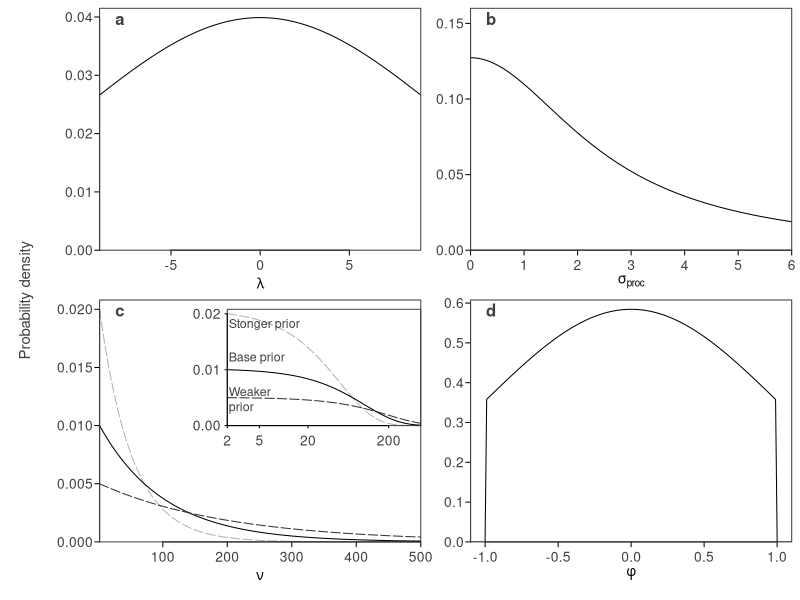

Source code (R):
# Try estimating nu with a weakly informative prior in Stan
# See how the ability to detect heavy tails deteriorates with sample size,
# observation error and the degree of heavy-tailedness.

# truncated distribution function from:
# http://www.jstatsoft.org/v16/c02/paper
dtrunc <- function(x, spec, a = -Inf, b = Inf, ...) {
  tt <- rep(0, length(x))
  g <- get(paste("d", spec, sep = ""), mode = "function")
  G <- get(paste("p", spec, sep = ""), mode = "function")
  tt[x>=a & x<=b] <- g(x[x>=a&x<=b], ...)/(G(b, ...) - G(a, ...))
  tt
}

# Check priors:
plot_prior <- function(x, y, xlab, xlim = NULL, add = FALSE, lty = 1,
  col = "black", log = "", ylim = NULL, ylab = "", label = "", ...) {
  if(is.null(ylim)) {
    ylim <- c(0, max(y)*1.04)
  }
  if(!add) {
    plot(x, y, type = "l", lty = lty, xlab = xlab, ylab = ylab,
      ylim = ylim, yaxs = "i", xaxs = "i", xlim = xlim, col = col,
      log = log, ...)
    mtext(label, side = 3, line = -1.2, font = 2, adj = 0.05)
  } else {
    lines(x, y, lty = lty, col = col)
  }
}

pdf("priors-gomp-base.pdf", width = 6, height = 5.2)
par(mfrow = c(2, 2), mar = c(3,3,0,0), oma = c(.5, 3, .5, .5),
  tck = -0.02, mgp = c(1.5, 0.4, 0), col.axis = "grey25", col = "grey25", las = 1)
x <- seq(-9, 9, length.out = 200)
plot_prior(x, dnorm(x, 0, 10), expression(lambda), label = "a")
x <- seq(0, 6, length.out = 200)
plot_prior(x, dcauchy(x, 0, 2.5), expression(sigma[proc]), ylim = c(0, 0.16), label = "b")
x <- seq(2, 500, length.out = 2000)
plot_prior(x, dtrunc(x, "exp", a = 2, b = Inf, rate = 0.02), expression(nu),
  col = "grey70", log = "", ylim = NULL, lty = "93", label = "c")
plot_prior(x, dtrunc(x, "exp", a = 2, b = Inf, rate = 0.01),
  expression(nu), add = TRUE, lty = 1, col = "black")
plot_prior(x, dtrunc(x, "exp", a = 2, b = Inf, rate = 0.005),
  expression(nu), add = TRUE, lty = "93", col = "grey20")

TeachingDemos::subplot({
  x <- seq(2, 500, length.out = 2000)
  plot_prior(log(x), dtrunc(x, "exp", a = 2, b = Inf, rate = 0.02), "",
    col = "grey70", log = "", ylim = NULL, lty = "93", yaxt = "n", xaxt = "n",
    ylab = "")
  plot_prior(log(x), dtrunc(x, "exp", a = 2, b = Inf, rate = 0.01),
    expression(nu), add = TRUE, lty = 1, col = "black")
  plot_prior(log(x), dtrunc(x, "exp", a = 2, b = Inf, rate = 0.005),
    expression(nu), add = TRUE, lty = "93", col = "grey20")
   axis(2, at = c(0, 0.01, 0.02))
   axis(1, labels = c(2, 5, 20, 200), at = log(c(2, 5, 20, 200)))
  text(0.5, 1.2/100, "Base prior", pos = 4, cex = 0.9)
  text(0.5, 1.8/100, "Stonger prior", cex = 0.9, pos = 4)
  text(0.5, 0.4/100, "Weaker\nprior", pos = 4, cex = 0.9)

},
  x = c(200, 500),
  y = c(0.01, 0.02))

x <- seq(-1.1, 1.1, length.out = 200)
plot_prior(x, dtrunc(x, "norm", a = -1, b = 1, mean = 0, sd = 1),
  expression(phi), xlim = c(-1.1, 1.1), label = "d")
mtext("Probability density", side = 2, outer = TRUE, line = 1, las = 0, cex = 0.9)
dev.off()
